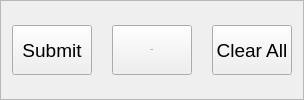
         <widget class="QFrame" name="frame_7">
          <property name="minimumSize">
           <size>
            <width>0</width>
            <height>80</height>
           </size>
          </property>
          <property name="font">
           <font>
            <pointsize>14</pointsize>
           </font>
          </property>
          <property name="frameShape">
           <enum>QFrame::StyledPanel</enum>
          </property>
          <property name="frameShadow">
           <enum>QFrame::Raised</enum>
          </property>
          <layout class="QHBoxLayout" name="horizontalLayout_10">
           <property name="spacing">
            <number>20</number>
           </property>
           <item>
            <widget class="QPushButton" name="btn_submit">
             <property name="enabled">
              <bool>true</bool>
             </property>
             <property name="minimumSize">
              <size>
               <width>0</width>
               <height>50</height>
              </size>
             </property>
             <property name="cursor">
              <cursorShape>PointingHandCursor</cursorShape>
             </property>
             <property name="text">
              <string>Submit</string>
             </property>
            </widget>
           </item>
           <item>
            <widget class="QPushButton" name="btn_print">
             <property name="enabled">
              <bool>true</bool>
             </property>
             <property name="minimumSize">
              <size>
               <width>0</width>
               <height>50</height>
              </size>
             </property>
             <property name="font">
              <font>
               <pointsize>-1</pointsize>
               <italic>false</italic>
               <bold>false</bold>
              </font>
             </property>
             <property name="cursor">
              <cursorShape>PointingHandCursor</cursorShape>
             </property>
             <property name="text">
              <string>Print</string>
             </property>
            </widget>
           </item>
           <item>
            <widget class="QPushButton" name="btn_clear_2">
             <property name="minimumSize">
              <size>
               <width>0</width>
               <height>50</height>
              </size>
             </property>
             <property name="cursor">
              <cursorShape>PointingHandCursor</cursorShape>
             </property>
             <property name="text">
              <string>Clear All</string>
             </property>
             <property name="icon">
              <iconset resource="../icon/resources.qrc">
               <normaloff>:/clear_30.png</normaloff>:/clear_30.png</iconset>
             </property>
             <property name="iconSize">
              <size>
               <width>30</width>
               <height>30</height>
              </size>
             </property>
             <property name="shortcut">
              <string>Ctrl+C</string>
             </property>
            </widget>
           </item>
          </layout>
         </widget>
